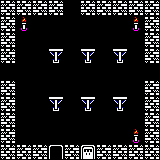

Rendered tile map (Tiled .tmx) drawn with the repository's tilesets; below, a short description and the full map source, tile grids included:
An orthogonal 10x10 tile map with 16x16 px tiles, 2 tile layers (Graph, Spawn) and 5 objects.

<map version="1.10" tiledversion="1.10.2" orientation="orthogonal" renderorder="left-up" width="10" height="10" tilewidth="16" tileheight="16" infinite="0" nextlayerid="6" nextobjectid="6">
 <tileset firstgid="1" source="jeu-lynx.tsx" />
 <layer id="1" name="Graph" width="10" height="10">
  <data encoding="csv">
644,644,644,644,1,644,644,644,644,644,
644,739,1,1,1,1,1,1,739,644,
644,1,1,1,1,1,1,1,1,644,
644,1,1,646,1,646,1,646,1,644,
1,1,1,1,1,1,1,1,1,1,
644,1,1,1,1,1,1,1,1,644,
644,1,1,646,1,646,1,646,1,644,
644,1,1,1,1,1,1,1,1,644,
644,1,1,1,1,1,1,1,739,644,
644,644,644,451,644,551,644,644,644,644
</data>
 </layer>
 <objectgroup id="5" name="Texte">
  <object id="5" x="38.777" y="65.1232" width="74.8539" height="22.1615">
   <text fontfamily="Sans Serif" pixelsize="8" wrap="1" color="#ff0000" italic="1">Vos pas résonnent</text>
  </object>
 </objectgroup>
 <layer id="2" name="Spawn" width="10" height="10">
  <data encoding="csv">
0,0,0,0,0,0,0,0,0,0,
0,0,0,0,0,0,0,0,0,0,
0,0,0,0,0,0,0,0,0,0,
0,0,0,0,0,0,0,0,0,0,
0,0,0,0,0,0,0,0,0,0,
0,0,0,0,0,0,0,0,0,0,
0,0,0,0,0,0,0,0,0,0,
0,0,0,0,0,0,0,0,0,0,
0,0,0,0,0,0,0,0,0,0,
0,0,0,0,0,0,0,0,0,0
</data>
 </layer>
 <objectgroup id="3" name="Liaisons">
  <object id="1" x="47.1963" y="147.494" width="16.6858" height="10.4306">
   <text fontfamily="Sans Serif" pixelsize="8" wrap="1" color="#aa00ff" halign="center" valign="center">E27</text>
  </object>
  <object id="2" x="64.2038" y="20.7341" width="16.6858" height="10.4306">
   <text fontfamily="Sans Serif" pixelsize="8" wrap="1" color="#aa00ff" halign="center" valign="center">S27</text>
  </object>
 </objectgroup>
 <objectgroup id="4" name="Leviers">
  <object id="3" x="79.9345" y="146.681" width="16.6858" height="10.4306">
   <text fontfamily="Sans Serif" pixelsize="8" wrap="1" color="#00ffff" halign="center" valign="center">L8</text>
  </object>
  <object id="4" x="47.3853" y="146.928" width="16.6858" height="10.4306">
   <text fontfamily="Sans Serif" pixelsize="8" wrap="1" color="#00ffff" halign="center" valign="center">L7</text>
  </object>
 </objectgroup>
</map>
